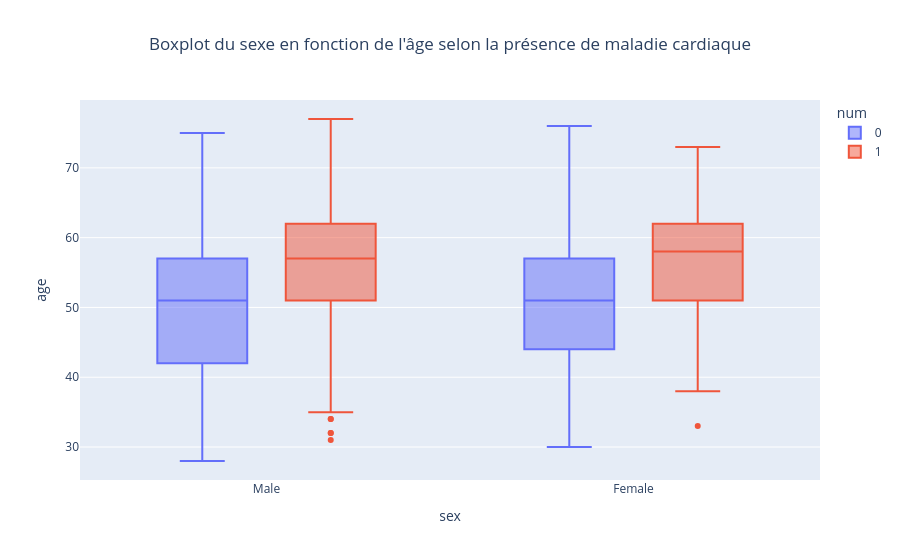

The notebook cell this image was saved under:
### Markdown cell above
### Etude de la répartition de l'age des hommes et des femmes s'ils ont une maladie cardiaque ou non

### Code cell
num_bin = df
num_bin["num"] = df["num"].replace([1, 2, 3, 4], 1)

fig = px.box(num_bin,x= "sex", y="age", title = "Boxplot du sexe en fonction de l'âge selon la présence de maladie cardiaque", color = "num")
fig.update_layout(title_x=0.5)
fig.show()

### Figure 1 — Plotly figure (JSON) as saved in the notebook; plotly's stock layout.template omitted (floating-point values rounded to 4 significant figures; data arrays with more than 128 entries replaced by an {"elided": "..."} marker saying what was removed)
{"data": [{"alignmentgroup": "True", "hovertemplate": "num=0<br>sex=%{x}<br>age=%{y}<extra></extra>", "legendgroup": "0", "marker": {"color": "#636efa"}, "name": "0", "notched": false, "offsetgroup": "0", "orientation": "v", "showlegend": true, "type": "box", "x": {"elided": "411 str values"}, "x0": " ", "xaxis": "x", "y": {"elided": "411 int values"}, "y0": " ", "yaxis": "y"}, {"alignmentgroup": "True", "hovertemplate": "num=1<br>sex=%{x}<br>age=%{y}<extra></extra>", "legendgroup": "1", "marker": {"color": "#EF553B"}, "name": "1", "notched": false, "offsetgroup": "1", "orientation": "v", "showlegend": true, "type": "box", "x": {"elided": "509 str values"}, "x0": " ", "xaxis": "x", "y": {"elided": "509 int values"}, "y0": " ", "yaxis": "y"}], "layout": {"boxmode": "group", "legend": {"title": {"text": "num"}, "tracegroupgap": 0}, "title": {"text": "Boxplot du sexe en fonction de l'âge selon la présence de maladie cardiaque", "x": 0.5}, "xaxis": {"anchor": "y", "domain": [0, 1], "title": {"text": "sex"}}, "yaxis": {"anchor": "x", "domain": [0, 1], "title": {"text": "age"}}}}
